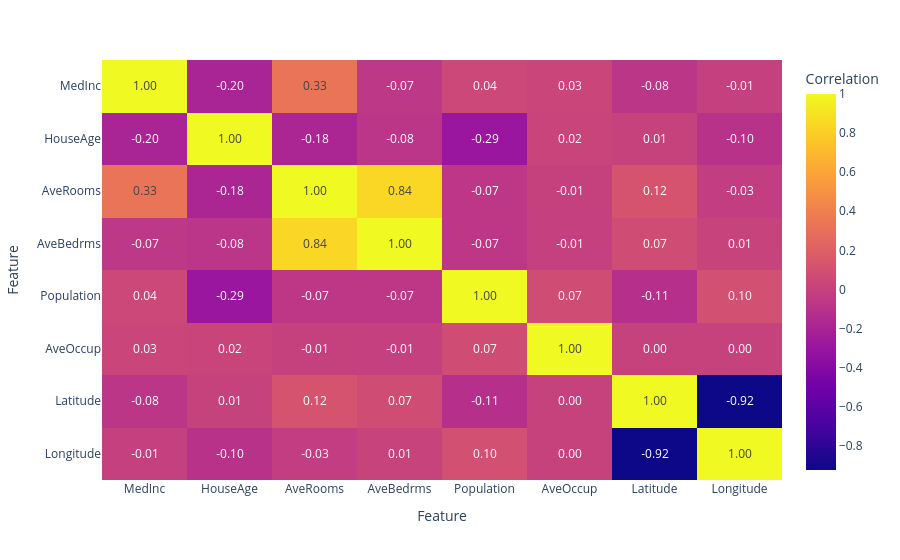

The notebook cell saved with this chart:
### Markdown cell above
# Intercorrelated Features

### Code cell
corr = X.corr(numeric_only=True)

fig = px.imshow(
    corr,
    text_auto=".2f",
    aspect="auto",
    labels={"x": "Feature", "y": "Feature", "color": "Correlation"},
)

fig.show()

### Figure 1 — Plotly figure (JSON) as saved in the notebook; plotly's stock layout.template omitted (floating-point values rounded to 4 significant figures)
{"data": [{"coloraxis": "coloraxis", "hovertemplate": "Feature: %{x}<br>Feature: %{y}<br>Correlation: %{z}<extra></extra>", "name": "0", "texttemplate": "%{z:.2f}", "type": "heatmap", "x": ["MedInc", "HouseAge", "AveRooms", "AveBedrms", "Population", "AveOccup", "Latitude", "Longitude"], "xaxis": "x", "y": ["MedInc", "HouseAge", "AveRooms", "AveBedrms", "Population", "AveOccup", "Latitude", "Longitude"], "yaxis": "y", "z": [[1.0, -0.1955, 0.3257, -0.06542, 0.04258, 0.02617, -0.07814, -0.008989], [-0.1955, 1.0, -0.1808, -0.08476, -0.2949, 0.015, 0.006083, -0.1017], [0.3257, -0.1808, 1.0, 0.8426, -0.06889, -0.005278, 0.121, -0.0295], [-0.06542, -0.08476, 0.8426, 1.0, -0.06926, -0.006593, 0.07342, 0.0131], [0.04258, -0.2949, -0.06889, -0.06926, 1.0, 0.07008, -0.1135, 0.101], [0.02617, 0.015, -0.005278, -0.006593, 0.07008, 1.0, 0.001915, 0.002331], [-0.07814, 0.006083, 0.121, 0.07342, -0.1135, 0.001915, 1.0, -0.9241], [-0.008989, -0.1017, -0.0295, 0.0131, 0.101, 0.002331, -0.9241, 1.0]]}], "layout": {"coloraxis": {"colorbar": {"title": {"text": "Correlation"}}, "colorscale": [[0, "#0d0887"], [0.1111, "#46039f"], [0.2222, "#7201a8"], [0.3333, "#9c179e"], [0.4444, "#bd3786"], [0.5556, "#d8576b"], [0.6667, "#ed7953"], [0.7778, "#fb9f3a"], [0.8889, "#fdca26"], [1, "#f0f921"]]}, "margin": {"t": 60}, "xaxis": {"anchor": "y", "domain": [0, 1], "title": {"text": "Feature"}}, "yaxis": {"anchor": "x", "autorange": "reversed", "domain": [0, 1], "title": {"text": "Feature"}}}}
